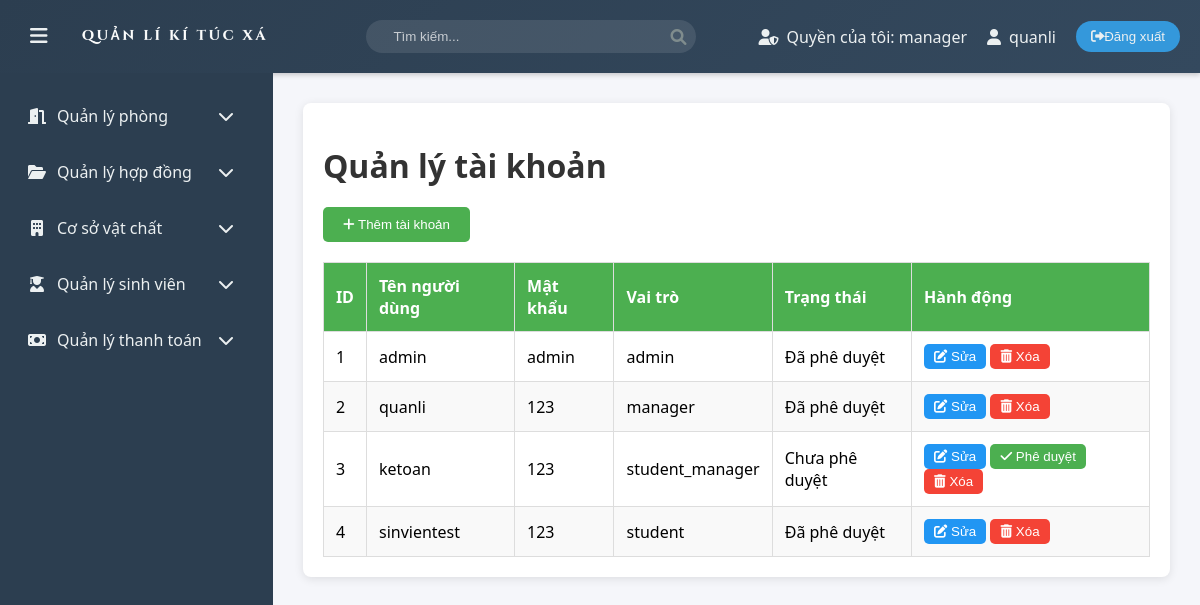
The app's page /php/admin/manage_account.php (signed in), older data.
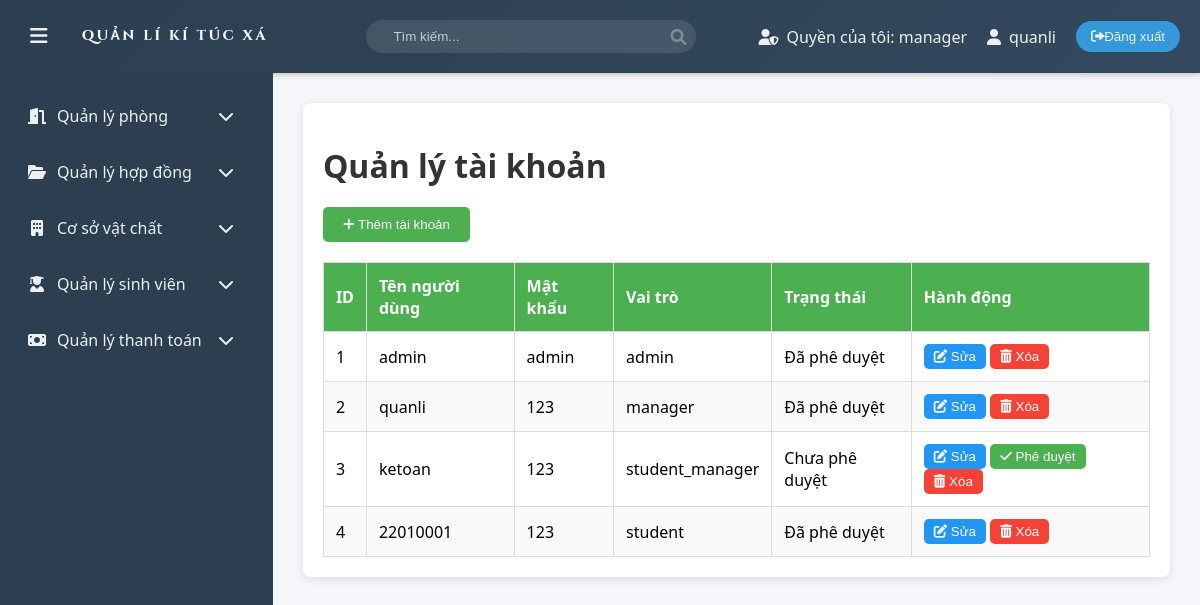
The same page, newer data.
### tables this page shows
CREATE TABLE Users (
    user_id INT AUTO_INCREMENT PRIMARY KEY,
    username VARCHAR(255) NOT NULL,
    password VARCHAR(255) NOT NULL,
    role ENUM('manager', 'student_manager', 'accountant', 'admin', 'student') NOT NULL,
    is_approved TINYINT(1) DEFAULT 0,
    activation_token  VARCHAR(255) NOT NULL,
    created_at TIMESTAMP DEFAULT CURRENT_TIMESTAMP
);

### php/admin/manage_account.php (the view, shortened to what this page needs)
<?php
include '../config/db_connect.php';
$sql = "SELECT user_id, username, password, role, is_approved FROM Users";
$result = $conn->query($sql);
?>
<!DOCTYPE html>
<html lang="vi">
<head>
    <link rel="stylesheet" href="../../assets/css/main.css">
    <link rel="stylesheet" href="../../assets/css/account.css">
    <link rel="stylesheet" href="https://cdnjs.cloudflare.com/ajax/libs/font-awesome/6.0.0/css/all.min.css">
</head>
<body>
    <?php include 'layout/header.php'; ?>
    <div class="container">
        <?php include 'layout/menu.php'; ?>
        <main class="content">
            <div class="account-list-container">
                <h1>Quản lý tài khoản</h1>
                <button id="add-account-btn" class="add-btn">
                    <i class="fas fa-plus"></i> Thêm tài khoản
                </button>
                <table border="1">
                    <thead>
                        <tr>
                            <th>ID</th>
                            <th>Tên người dùng</th>
                             <th>Mật khẩu</th>
                            <th>Vai trò</th>
                            <th>Trạng thái</th>
                            <th>Hành động</th>
                        </tr>
                    </thead>
                    <tbody>
                        <?php
                            if ($result->num_rows > 0) :
                            while ($row = $result->fetch_assoc()):
                                ?>
                                <tr data-id="<?php echo htmlspecialchars($row['user_id']); ?>">
                                    <td><?php echo htmlspecialchars($row['user_id']); ?></td>
                                    <td><?php echo htmlspecialchars($row['username']); ?></td>
                                     <td class="password-cell"><?php echo htmlspecialchars($row['password']); ?></td>
                                    <td><?php echo htmlspecialchars($row['role']); ?></td>
                                    <td><?php echo $row['is_approved'] ? 'Đã phê duyệt' : 'Chưa phê duyệt'; ?></td>
                                    <td>
                                        <button class="edit-btn" data-id="<?php echo htmlspecialchars($row['user_id']); ?>">
                                            <i class="fas fa-edit"></i> Sửa
                                        </button>
                                        <?php if (!$row['is_approved']): ?>
                                        <button class="approve-btn" data-id="<?php echo htmlspecialchars($row['user_id']); ?>">
                                            <i class="fas fa-check"></i> Phê duyệt
                                        </button>
                                        <?php endif; ?>
                                        <button class="delete-btn" data-id="<?php echo htmlspecialchars($row['user_id']); ?>">
                                            <i class="fas fa-trash-alt"></i> Xóa
                                        </button>
                                    </td>
                                </tr>
                                <?php
                            endwhile;
                        else :
                            ?>
                            <tr>
                                <td colspan="6">Không có tài khoản nào.</td>
                            </tr>
                         <?php  endif;
                         ?>
                    </tbody>
                </table>
            </div>
        </main>
    </div>
</body>
</html>

Row changes from the older to the newer data that the page shows:
changed users "student": username "sinvientest" → "22010001"
